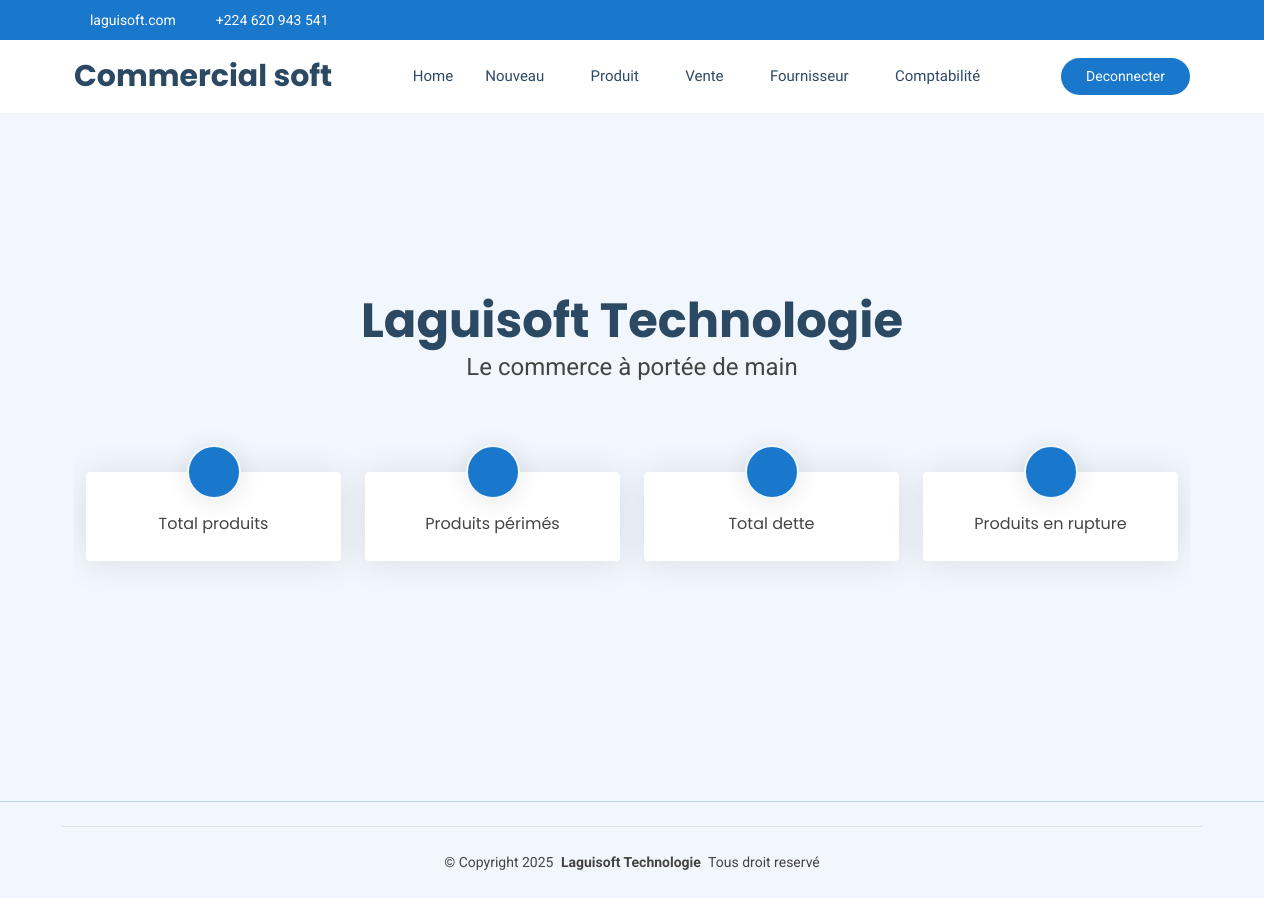
Before: /commerce/dashboard/ (signed in) with the older database file.
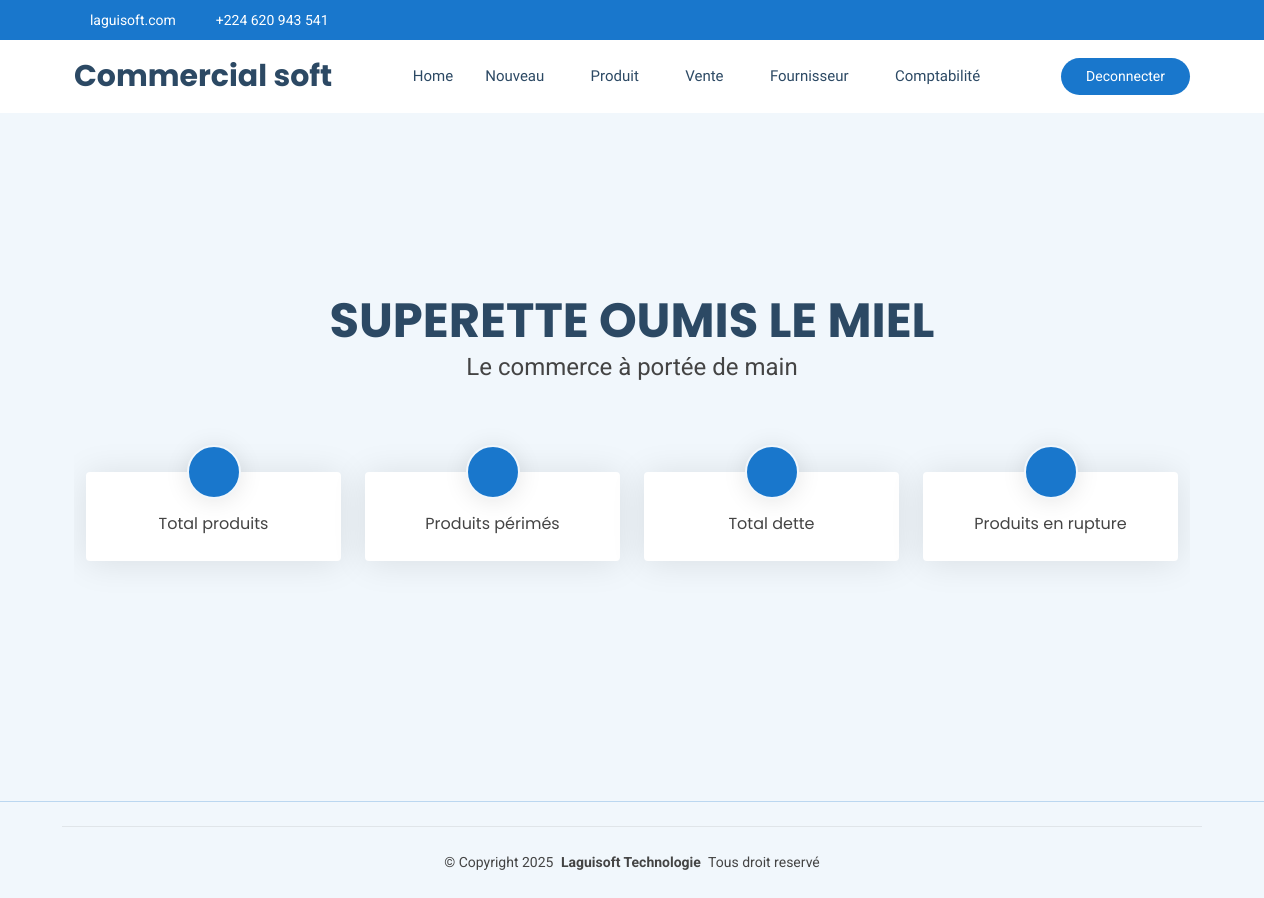
After: the same page with the newer database file.
### CommercialSoft/models.py (models this page shows, shortened)
class InfoBoutique(models.Model):
    nom=models.CharField(max_length=100, unique=True)
    emplacement=models.CharField(max_length=50, null=True, blank=True)
    ville=models.CharField(max_length=30)
    telephone=models.CharField(max_length=20, null=True, blank=True)
    email=models.EmailField(max_length=70, null=True, blank=True)
    proprietaire=models.CharField(max_length=100, null=True, blank=True)
    quantiteNegative=models.BooleanField(default=True)

### CommercialSoft/views.py (the view)
# urls.py: path('dashboard/', views.dashboard, name="commerce_dashboard"),
@login_required
def dashboard(request):
    info_boutique = InfoBoutique.objects.first()
    total_produits = Produit.objects.count()
    produits_perimes = Produit.objects.filter(datePeremption__lt=now()).count()
    produits_rupture = Produit.objects.filter(quantite__lte=F('seuil')).count()
    total_dettes = PretClient.objects.count()
    context = {
        'nom_agent': request.user.username,
        'numero_user': request.user.id,
        'boutique': info_boutique,
        'total_produits': total_produits,
        'produits_perimes': produits_perimes,
        'produits_rupture': produits_rupture,
        'total_dettes': total_dettes,
    }
    return render(request, 'CommercialSoft/dashboard.html', context)

### CommercialSoft/templates/CommercialSoft/dashboard.html (shortened to what this page needs)
{% extends "CommercialSoft/starter-page.html" %}
{% block corp %}
{% load static %}
  <section id="hero" class="hero section light-background m-0 p-0">
    <div class="container position-relative">
      <div class="welcome position-relative col-md-12 text-center">
        <h2>{{boutique.nom}}</h2>
        <p>Le commerce à portée de main</p>
      </div>
      <section id="stats" class="stats section light-background">
        <div class="container" data-aos="fade-up" data-aos-delay="100">
          <div class="row gy-4">
            <div class="col-lg-3 col-md-6 d-flex flex-column align-items-center">
              <i class="fa-solid fa-user-doctor"></i>
              <div class="stats-item">
                <p>Total produits</p>
              </div>
            </div>
            <div class="col-lg-3 col-md-6 d-flex flex-column align-items-center">
              <i class="fa-regular fa-hospital"></i>
              <div class="stats-item">
                <p>Produits périmés</p>
              </div>
            </div>
            <div class="col-lg-3 col-md-6 d-flex flex-column align-items-center">
              <i class="fas fa-flask"></i>
              <div class="stats-item">
                <p>Total dette</p>
              </div>
            </div>
            <div class="col-lg-3 col-md-6 d-flex flex-column align-items-center">
              <i class="fas fa-award"></i>
              <div class="stats-item">
                <p>Produits en rupture</p>
              </div>
            </div>
          </div>
        </div>
      </section>
    </div>
  </section>
{% endblock %}

Changed rows visible on the page:
changed InfoBoutique: nom "Laguisoft Technologie" → "SUPERETTE OUMIS LE MIEL"
